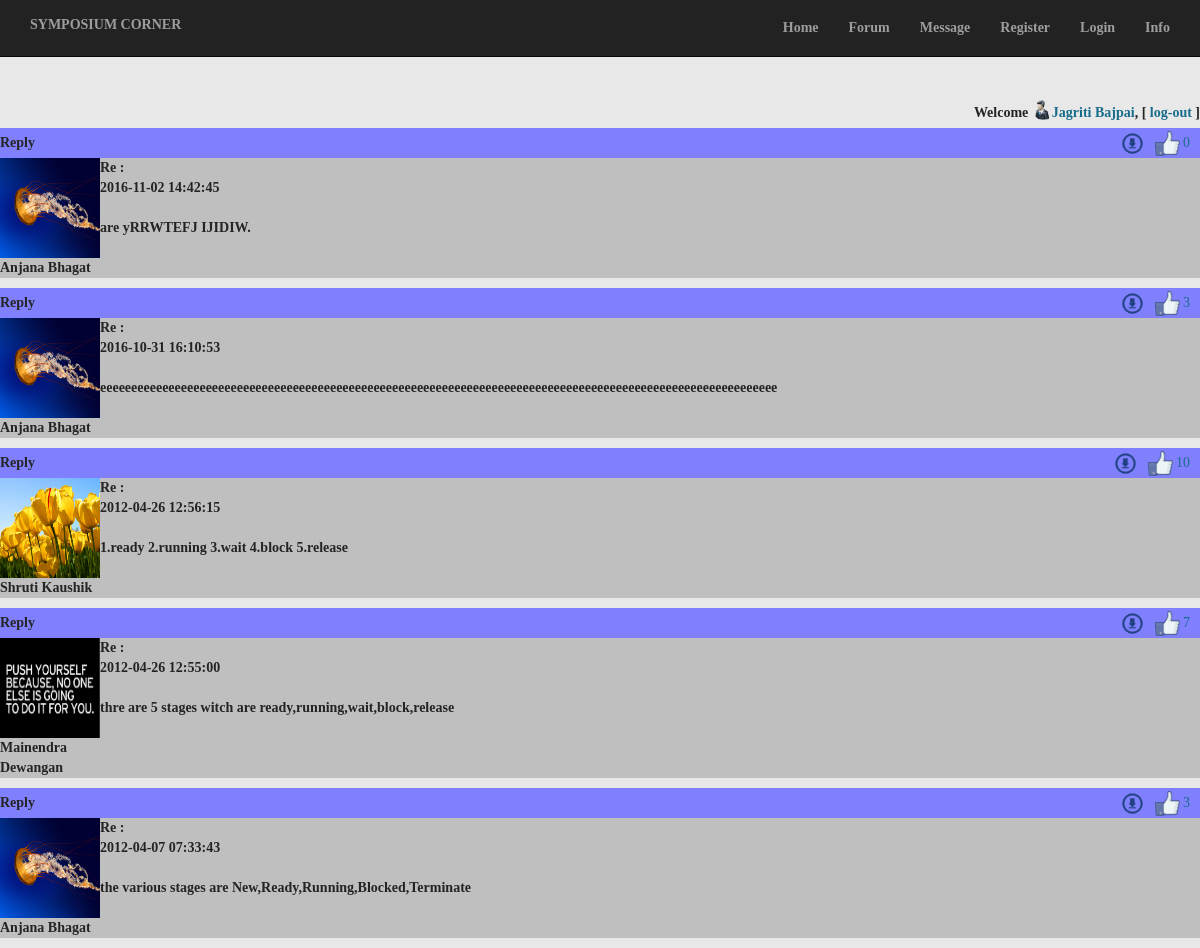
Screenshot of /questionview.php?qid=14 (signed in) with the database file from the repository.
### tables this page shows
CREATE TABLE `answer` (
  `answer_id` int(11) NOT NULL,
  `replied` int(11) NOT NULL,
  `question_id` varchar(50) NOT NULL,
  `answer_detail` varchar(2000) NOT NULL,
  `datetime` timestamp NOT NULL DEFAULT CURRENT_TIMESTAMP,
  `user_id` int(11) NOT NULL,
  `like` int(20) NOT NULL
);

CREATE TABLE `user` (
  `user_id` int(11) NOT NULL,
  `username` varchar(50) NOT NULL,
  `fullname` varchar(50) NOT NULL,
  `password` varchar(50) NOT NULL,
  `e_mail` varchar(100) NOT NULL,
  `profession` int(1) NOT NULL,
  `dob` date NOT NULL,
  `user_type` varchar(50) NOT NULL,
  `department` varchar(50) NOT NULL,
  `state` varchar(50) NOT NULL,
  `uimg` varchar(255) NOT NULL,
  `isuser` tinyint(1) NOT NULL,
  `user_acc_active` tinyint(1) NOT NULL
);

### utility.php (called while the page is built, shortened)
<?php
	function ExecuteQuery ($SQL)
	{
		$rows = mysql_query ($SQL);
		return $rows;
	}
?>

### questionview.php (the view, shortened to what this page needs)
<?php session_start();
require("head.php");
require("checkUser.php");
?>
<?php
	$head="";
?>
<?php
	$sql="select * from answer,user where question_id=$_GET[qid] and answer.user_id=user.user_id ORDER BY  datetime desc";
	$result=ExecuteQuery($sql);
	$no_rows = mysql_num_rows($result);
	if ($no_rows > 0)
	{
		while($row1 = mysql_fetch_array($result))
		{
			echo "<span class='box2'>";
			echo "<span class='head'>Reply<a href='like.php?id=$row1[answer_id] ' class='view2' ><img src='img/Like.png'width='25' height='25'> $row1[like]</a> <a href='dwdpap.php?id=$_GET[qid]' class='view2'><img src='img/Download.png'width='25' height='25'> </a>
</span>";
			echo "<table>";
						echo "<tr><td valign='top' width='100px'>
			<img src='$row1[uimg]' alt='' class='uimg'/>
				<br/>
			$row1[fullname]<td valign='top'><b>Re : $head</b><br/>$row1[datetime]<br/><br/>$row1[answer_detail]</tr>";
			echo "</table></span><div class='h10'></div>";
		}
	}
?>

### css/landing-page.css (style rules this page uses)
body, html { width: 100%; height: 100%; }
body, h1, h2, h3, h4, h5, h6 { font-family: "Lato","Helvetica Neue",Helvetica,Arial,sans-serif; font-weight: 700; }

### res/style.css (style rules this page uses)
.h10 { height: 10px; }
.view2 { float:right; margin-right:10px; font-weight:normal; }
.box2 .head { display:block; height:30px; background-color:#8080ff; font-weight:bold; line-height:30px; }
.box2 { width: auto; background-color:#bfbfbf ; display:block; }
body { margin: 0 auto; padding: 0; background-color: #E8E8E8; }
a img { border: 0; }
body { font-family: Georgia, "Times New Roman", Times, Serif; font-size: 14px; color: #242424; }
a { font-family: Georgia, "Times New Roman", Times, Serif; text-decoration: none; color: #186C8B; }
a:link { font-family: Georgia, "Times New Roman", Times, Serif; text-decoration: none; color: #186C8B; }

### rows the page displays
answer: like "0", user.uimg (picture), user.fullname "Anjana Bhagat", datetime "2016-11-02 14:42:45", answer_detail "are yRRWTEFJ IJIDIW."
answer: like "3", user.uimg (picture), user.fullname "Anjana Bhagat", datetime "2016-10-31 16:10:53", answer_detail "eeeeeeeeeeeeeeeeeeeeeeeeeeeeeeeeeeeeeeeeeeeeeeeeeeeeeeeeeeeeeeeeeeeeeeeeeeeeeeeeeeeeeeeeeeeeeeeeeeeeeeeeeeeee"
answer: like "10", user.uimg (picture), user.fullname "Shruti Kaushik", datetime "2012-04-26 12:56:15", answer_detail "1.ready 2.running 3.wait 4.block 5.release"
answer: like "7", user.uimg (picture), user.fullname "Mainendra Dewangan", datetime "2012-04-26 12:55:00", answer_detail "thre are 5 stages witch are ready,running,wait,block,release"
answer: like "3", user.uimg (picture), user.fullname "Anjana Bhagat", datetime "2012-04-07 07:33:43", answer_detail "the various stages are New,Ready,Running,Blocked,Terminate"

### other values shown
$_SESSION["fn"] "Jagriti Bajpai"
